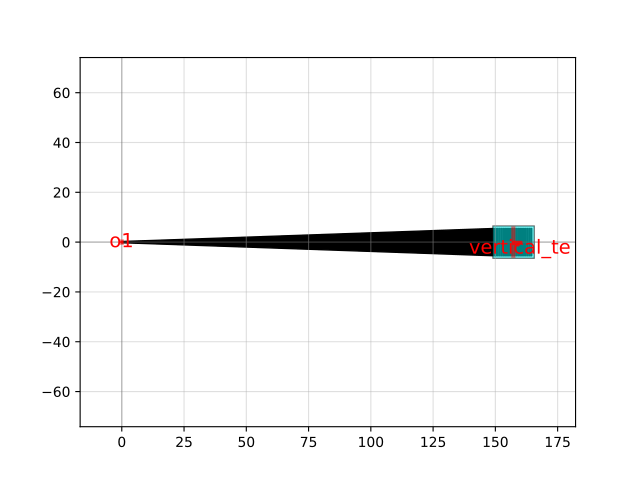

The Python source for this figure:
import gdsfactory as gf

c = gf.components.grating_coupler_rectangular(n_periods=20, period=0.75, fill_factor=0.5, width_grating=11.0, length_taper=150.0, polarization='te', wavelength=1.55, taper='taper', layer_slab='SLAB150', fiber_marker_layer='TE', slab_xmin=-1.0, slab_offset=1.0, cross_section='strip')
c.plot()
